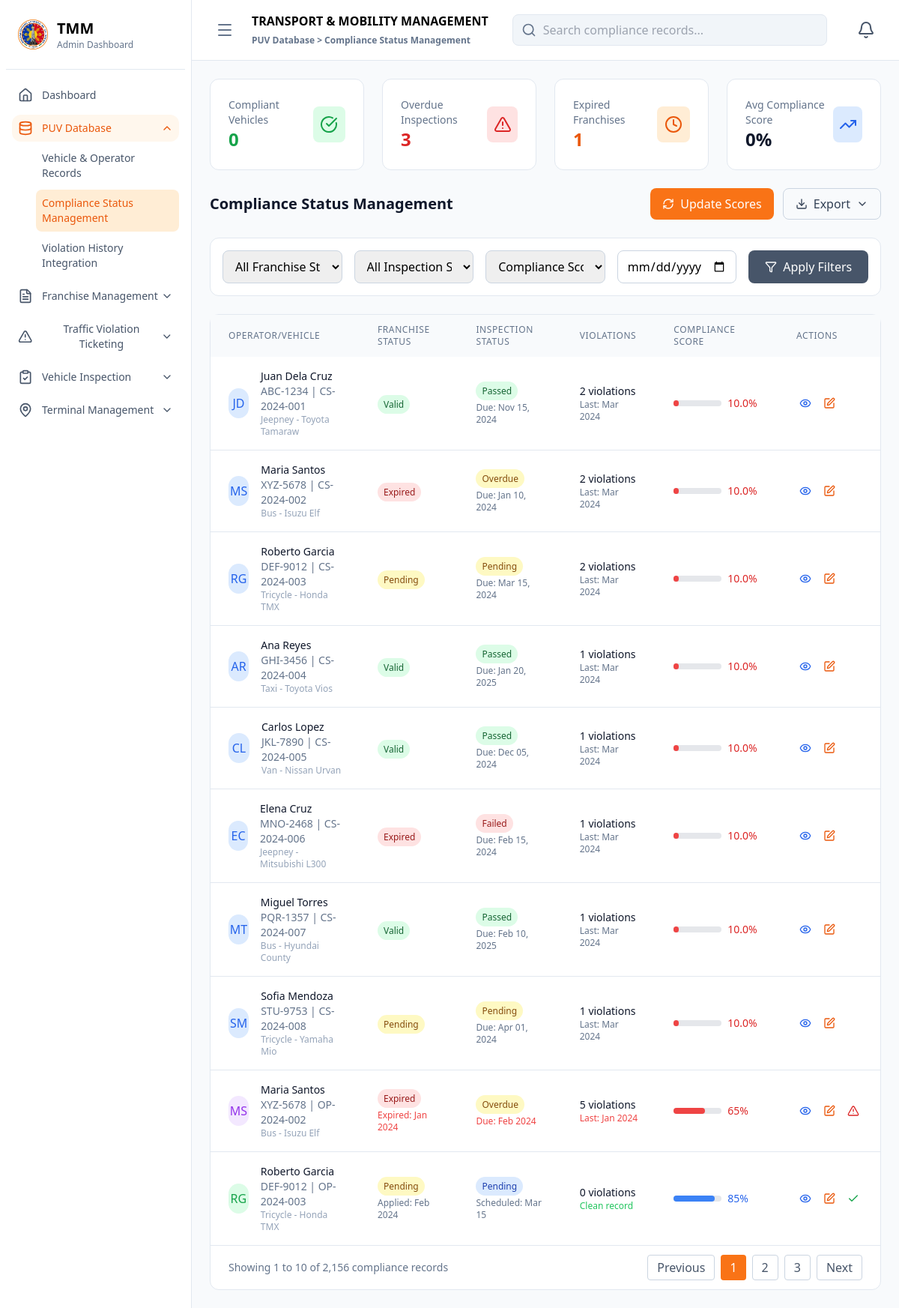
Screenshot of /administrator/puv_database/compliance_status_management/index.php with the database file from the repository.
### tables this page shows
CREATE TABLE compliance_status (
    compliance_id VARCHAR(20) PRIMARY KEY,
    operator_id VARCHAR(20) NOT NULL,
    vehicle_id VARCHAR(20) NOT NULL,
    franchise_status ENUM('valid', 'expired', 'pending', 'revoked') DEFAULT 'pending',
    inspection_status ENUM('passed', 'failed', 'pending', 'overdue') DEFAULT 'pending',
    violation_count INT DEFAULT 0,
    last_inspection_date DATE,
    next_inspection_due DATE,
    compliance_score DECIMAL(3,2) DEFAULT 0.00,
    updated_at TIMESTAMP DEFAULT CURRENT_TIMESTAMP ON UPDATE CURRENT_TIMESTAMP,
    FOREIGN KEY (operator_id) REFERENCES operators(operator_id) ON DELETE CASCADE,
    FOREIGN KEY (vehicle_id) REFERENCES vehicles(vehicle_id) ON DELETE CASCADE
);

CREATE TABLE operators (
    operator_id VARCHAR(20) PRIMARY KEY,
    first_name VARCHAR(100) NOT NULL,
    last_name VARCHAR(100) NOT NULL,
    middle_name VARCHAR(100),
    address TEXT NOT NULL,
    contact_number VARCHAR(15) NOT NULL,
    email VARCHAR(100),
    license_number VARCHAR(50) NOT NULL UNIQUE,
    license_expiry DATE NOT NULL,
    date_registered TIMESTAMP DEFAULT CURRENT_TIMESTAMP,
    status ENUM('active', 'inactive', 'suspended') DEFAULT 'active'
);

CREATE TABLE vehicles (
    vehicle_id VARCHAR(20) PRIMARY KEY,
    operator_id VARCHAR(20) NOT NULL,
    plate_number VARCHAR(15) NOT NULL UNIQUE,
    vehicle_type ENUM('jeepney', 'bus', 'tricycle', 'taxi', 'van') NOT NULL,
    make VARCHAR(50) NOT NULL,
    model VARCHAR(50) NOT NULL,
    year_manufactured YEAR NOT NULL,
    engine_number VARCHAR(50) NOT NULL,
    chassis_number VARCHAR(50) NOT NULL,
    seating_capacity INT NOT NULL,
    date_registered TIMESTAMP DEFAULT CURRENT_TIMESTAMP,
    status ENUM('active', 'inactive', 'for_inspection', 'suspended') DEFAULT 'active',
    FOREIGN KEY (operator_id) REFERENCES operators(operator_id) ON DELETE CASCADE
);

### administrator/puv_database/compliance_status_management/index.php (the view, shortened to what the rows shown need)
<?php
require_once $_SERVER['DOCUMENT_ROOT'] . '/transport_and_mobility_management_system/config/database.php';
$database = new Database();
$conn = $database->getConnection();
$compliance = getComplianceStatus($conn);
?>
<!DOCTYPE html>
<html lang="en">
<head>
    <script src="https://cdn.tailwindcss.com"></script>
    <link href="https://cdnjs.cloudflare.com/ajax/libs/lucide/0.263.1/lucide.min.css" rel="stylesheet">
</head>
<body class="bg-slate-50 dark:bg-slate-900">
    <div class="flex h-screen">
        <div id="sidebar" class="w-64 bg-white border-r border-slate-200 dark:bg-slate-900 dark:border-slate-700 transform transition-transform duration-300 ease-in-out translate-x-0">
            <div class="p-6">
                <div class="flex items-center space-x-3">
                    <div>
                        <h1 class="text-xl font-bold dark:text-white">TMM</h1>
                    </div>
                </div>
            </div>
        </div>
        <div class="flex-1 flex flex-col transition-all duration-300 ease-in-out">
            <div class="bg-white border-b border-slate-200 px-6 py-4 dark:bg-slate-800 dark:border-slate-700">
                <div class="flex items-center justify-between">
                    <div class="flex items-center space-x-4">
                        <div>
                            <h1 class="text-md font-bold dark:text-white">TRANSPORT & MOBILITY MANAGEMENT</h1>
                        </div>
                    </div>
                </div>
            </div>
            <div class="flex-1 p-6 overflow-auto">
                <div class="flex justify-between items-center mb-6">
                    <h2 class="text-xl font-bold text-slate-900 dark:text-white">Compliance Status Management</h2>
                </div>
                <div class="bg-white rounded-xl border border-slate-200 dark:bg-slate-800 dark:border-slate-700">
                    <div class="overflow-x-auto">
                        <table class="w-full">
                            <thead class="bg-slate-50 dark:bg-slate-700">
                                <tr>
                                    <th class="px-6 py-3 text-left text-xs font-medium text-slate-500 uppercase tracking-wider">Operator/Vehicle</th>
                                    <th class="px-6 py-3 text-left text-xs font-medium text-slate-500 uppercase tracking-wider">Franchise Status</th>
                                    <th class="px-6 py-3 text-left text-xs font-medium text-slate-500 uppercase tracking-wider">Inspection Status</th>
                                    <th class="px-6 py-3 text-left text-xs font-medium text-slate-500 uppercase tracking-wider">Violations</th>
                                    <th class="px-6 py-3 text-left text-xs font-medium text-slate-500 uppercase tracking-wider">Compliance Score</th>
                                    <th class="px-6 py-3 text-left text-xs font-medium text-slate-500 uppercase tracking-wider">Actions</th>
                                </tr>
                            </thead>
                            <tbody class="divide-y divide-slate-200 dark:divide-slate-600">
                                <?php foreach ($compliance as $comp): ?>
                                <tr class="hover:bg-slate-50 dark:hover:bg-slate-700">
                                    <td class="px-6 py-4">
                                        <div class="flex items-center">
                                            <div class="w-10 h-10 bg-blue-100 rounded-full flex items-center justify-center">
                                                <span class="text-blue-600 font-medium"><?php echo strtoupper(substr($comp['first_name'], 0, 1) . substr($comp['last_name'], 0, 1)); ?></span>
                                            </div>
                                            <div class="ml-4">
                                                <div class="text-sm font-medium text-slate-900 dark:text-white"><?php echo $comp['first_name'] . ' ' . $comp['last_name']; ?></div>
                                                <div class="text-sm text-slate-500"><?php echo $comp['plate_number']; ?> | <?php echo $comp['compliance_id']; ?></div>
                                                <div class="text-xs text-slate-400"><?php echo ucfirst($comp['vehicle_type']) . ' - ' . $comp['make'] . ' ' . $comp['model']; ?></div>
                                            </div>
                                        </div>
                                    </td>
                                    <td class="px-6 py-4">
                                        <?php
                                        $franchise_class = $comp['franchise_status'] == 'valid' ? 'bg-green-100 text-green-800' :
                                                          ($comp['franchise_status'] == 'expired' ? 'bg-red-100 text-red-800' : 'bg-yellow-100 text-yellow-800');
                                        ?>
                                        <span class="px-2 py-1 text-xs font-medium <?php echo $franchise_class; ?> rounded-full"><?php echo ucfirst($comp['franchise_status']); ?></span>
                                    </td>
                                    <td class="px-6 py-4">
                                        <?php
                                        $inspection_class = $comp['inspection_status'] == 'passed' ? 'bg-green-100 text-green-800' :
                                                           ($comp['inspection_status'] == 'failed' ? 'bg-red-100 text-red-800' : 'bg-yellow-100 text-yellow-800');
                                        ?>
                                        <span class="px-2 py-1 text-xs font-medium <?php echo $inspection_class; ?> rounded-full"><?php echo ucfirst($comp['inspection_status']); ?></span>
                                        <?php if ($comp['next_inspection_due']): ?>
                                        <div class="text-xs text-slate-500 mt-1">Due: <?php echo date('M d, Y', strtotime($comp['next_inspection_due'])); ?></div>
                                        <?php endif; ?>
                                    </td>
                                    <td class="px-6 py-4">
                                        <div class="text-sm text-slate-900 dark:text-white"><?php echo $comp['violation_count']; ?> violations</div>
                                        <?php if ($comp['last_violation_date']): ?>
                                        <div class="text-xs text-slate-500">Last: <?php echo date('M Y', strtotime($comp['last_violation_date'])); ?></div>
                                        <?php endif; ?>
                                    </td>
                                    <td class="px-6 py-4">
                                        <div class="flex items-center">
                                            <?php
                                            $score = $comp['compliance_score'] ?? 0;
                                            $color = $score >= 80 ? 'green' : ($score >= 60 ? 'yellow' : 'red');
                                            ?>
                                            <div class="w-16 bg-gray-200 rounded-full h-2 mr-2">
                                                <div class="bg-<?php echo $color; ?>-500 h-2 rounded-full" style="width: <?php echo $score; ?>%"></div>
                                            </div>
                                            <span class="text-sm font-medium text-<?php echo $color; ?>-600"><?php echo number_format($score, 1); ?>%</span>
                                        </div>
                                    </td>
                                    <td class="px-6 py-4">
                                        <div class="flex space-x-2">
                                            <button onclick="viewCompliance('<?php echo $comp['compliance_id']; ?>')" class="p-1 text-blue-600 hover:bg-blue-100 rounded" title="View Details">
                                                <i data-lucide="eye" class="w-4 h-4"></i>
                                            </button>
                                            <button onclick="editCompliance('<?php echo $comp['compliance_id']; ?>')" class="p-1 text-orange-600 hover:bg-orange-100 rounded" title="Edit Status">
                                                <i data-lucide="edit" class="w-4 h-4"></i>
                                            </button>
                                        </div>
                                    </td>
                                </tr>
                                <?php endforeach; ?>
                            </tbody>
                        </table>
                    </div>
                </div>
            </div>
        </div>
    </div>
</body>
</html>

### rows the page displays
compliance_status: operator.last_name "JD", operator.first_name "Juan", operator.last_name "Dela Cruz", vehicle.plate_number "ABC-1234", compliance_id "CS-2024-001", vehicle.vehicle_type "Jeepney", vehicle.make "Toyota", vehicle.model "Tamaraw", franchise_status "Valid", inspection_status "Passed", next_inspection_due "Nov 15, 2024", violation_count "2", last_violation_date "Mar 2024", compliance_score "10.0"
compliance_status: operator.last_name "MS", operator.first_name "Maria", operator.last_name "Santos", vehicle.plate_number "XYZ-5678", compliance_id "CS-2024-002", vehicle.vehicle_type "Bus", vehicle.make "Isuzu", vehicle.model "Elf", franchise_status "Expired", inspection_status "Overdue", next_inspection_due "Jan 10, 2024", violation_count "2", last_violation_date "Mar 2024", compliance_score "10.0"
compliance_status: operator.last_name "RG", operator.first_name "Roberto", operator.last_name "Garcia", vehicle.plate_number "DEF-9012", compliance_id "CS-2024-003", vehicle.vehicle_type "Tricycle", vehicle.make "Honda", vehicle.model "TMX", franchise_status "Pending", inspection_status "Pending", next_inspection_due "Mar 15, 2024", violation_count "2", last_violation_date "Mar 2024", compliance_score "10.0"
compliance_status: operator.last_name "AR", operator.first_name "Ana", operator.last_name "Reyes", vehicle.plate_number "GHI-3456", compliance_id "CS-2024-004", vehicle.vehicle_type "Taxi", vehicle.make "Toyota", vehicle.model "Vios", franchise_status "Valid", inspection_status "Passed", next_inspection_due "Jan 20, 2025", violation_count "1", last_violation_date "Mar 2024", compliance_score "10.0"
compliance_status: operator.last_name "CL", operator.first_name "Carlos", operator.last_name "Lopez", vehicle.plate_number "JKL-7890", compliance_id "CS-2024-005", vehicle.vehicle_type "Van", vehicle.make "Nissan", vehicle.model "Urvan", franchise_status "Valid", inspection_status "Passed", next_inspection_due "Dec 05, 2024", violation_count "1", last_violation_date "Mar 2024", compliance_score "10.0"
compliance_status: operator.last_name "EC", operator.first_name "Elena", operator.last_name "Cruz", vehicle.plate_number "MNO-2468", compliance_id "CS-2024-006", vehicle.vehicle_type "Jeepney", vehicle.make "Mitsubishi", vehicle.model "L300", franchise_status "Expired", inspection_status "Failed", next_inspection_due "Feb 15, 2024", violation_count "1", last_violation_date "Mar 2024", compliance_score "10.0"
compliance_status: operator.last_name "MT", operator.first_name "Miguel", operator.last_name "Torres", vehicle.plate_number "PQR-1357", compliance_id "CS-2024-007", vehicle.vehicle_type "Bus", vehicle.make "Hyundai", vehicle.model "County", franchise_status "Valid", inspection_status "Passed", next_inspection_due "Feb 10, 2025", violation_count "1", last_violation_date "Mar 2024", compliance_score "10.0"
compliance_status: operator.last_name "SM", operator.first_name "Sofia", operator.last_name "Mendoza", vehicle.plate_number "STU-9753", compliance_id "CS-2024-008", vehicle.vehicle_type "Tricycle", vehicle.make "Yamaha", vehicle.model "Mio", franchise_status "Pending", inspection_status "Pending", next_inspection_due "Apr 01, 2024", violation_count "1", last_violation_date "Mar 2024", compliance_score "10.0"

### other values shown
$stats['active_vehicles'] * $stats['compliance_rate'] / 100 "0"
$stats['pending_inspections'] "3"
$stats['active_vehicles'] * 0.1 "1"
$stats['compliance_rate'] "0"
